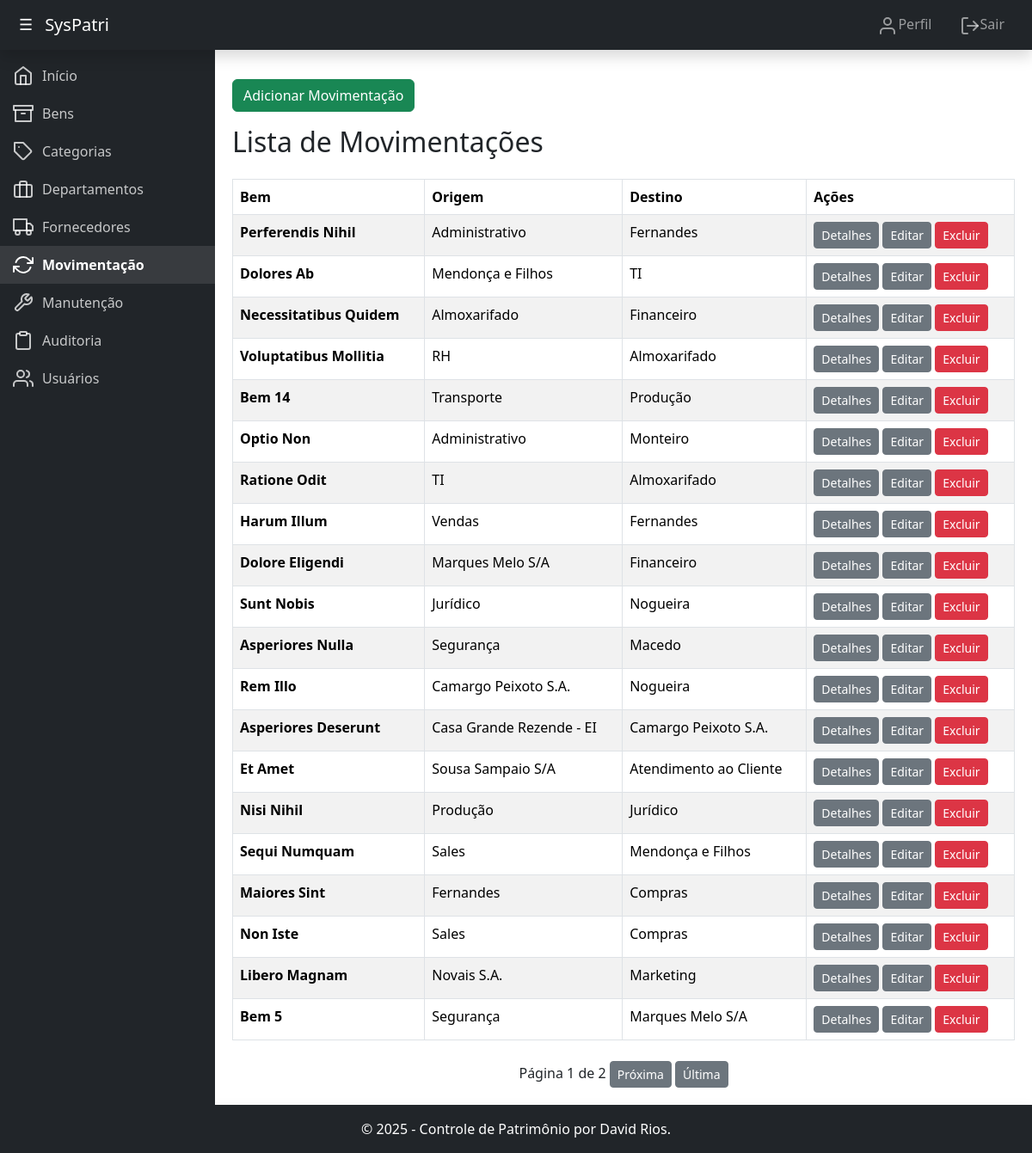
/controle/movimentacoes/ (signed in), run on the app's committed database.
### controle/models.py (models this page shows, shortened)
class Movimentacao(models.Model):
    bem = models.ForeignKey(Bem, on_delete=models.CASCADE, verbose_name="Bem")
    departamento_origem = models.ForeignKey(Departamento, on_delete=models.CASCADE, related_name="movimentacoes_origem", verbose_name="Departamento de Origem")
    departamento_destino = models.ForeignKey(Departamento, on_delete=models.CASCADE, related_name="movimentacoes_destino", verbose_name="Departamento de Destino")
    data_movimentacao = models.DateTimeField(auto_now_add=True, verbose_name="Data da Movimentação")
    responsavel = models.ForeignKey(Usuario, on_delete=models.SET_NULL, null=True, verbose_name="Responsável")
    observacao = models.TextField(blank=True, null=True, verbose_name="Observação")
    class Meta:
        verbose_name = "Movimentação"
        verbose_name_plural = "Movimentações"

### patrimonio/models.py (models this page shows, shortened)
class Bem(models.Model):
    nome = models.CharField(max_length=100, verbose_name="Nome")
    descricao = models.TextField(blank=True, null=True, verbose_name="Descrição")
    categoria = models.ForeignKey(Categoria, on_delete=models.SET_NULL, null=True, verbose_name="Categoria")
    departamento = models.ForeignKey(Departamento, on_delete=models.SET_NULL, null=True, verbose_name="Departamento")
    fornecedor = models.ForeignKey(Fornecedor, on_delete=models.SET_NULL, null=True, verbose_name="Fornecedor")
    data_aquisicao = models.DateField(verbose_name="Data de Aquisição")
    valor = models.DecimalField(max_digits=10, decimal_places=2, verbose_name="Valor")
    rfid = models.CharField(max_length=50, unique=True, verbose_name="RFID")
    status = models.CharField(max_length=20, choices=[('ativo', 'Ativo'), ('inativo', 'Inativo')], default='ativo', verbose_name="Status")
    class Meta:
        verbose_name = "Bem"
        verbose_name_plural = "Bens"

class Departamento(models.Model):
    nome = models.CharField(max_length=100, verbose_name="Nome")
    responsavel = models.CharField(max_length=100, verbose_name="Responsável")
    telefone = models.CharField(max_length=20, blank=True, null=True, verbose_name="Telefone")
    class Meta:
        verbose_name = "Departamento"
        verbose_name_plural = "Departamentos"

### controle/views.py (the view)
# urls.py: path('movimentacoes/', views.listar_movimentacoes, name='listar_movimentacoes'),
@login_required
def listar_movimentacoes(request):
    movimentacoes = Movimentacao.objects.all().order_by('-data_movimentacao')
    paginator = Paginator(movimentacoes, 20)  # Exibe 20 movimentações por página
    page_number = request.GET.get('page')  # Obtém o número da página atual
    page_obj = paginator.get_page(page_number)  # Obtém as movimentações para a página atual
    return render(request, 'listar_movimentacoes.html', {'page_obj': page_obj})

### controle/templates/listar_movimentacoes.html (shortened to what this page needs)
{% extends 'base.html' %}
{% block content %}
    <a class="btn btn-success" href="{% url 'adicionar_movimentacao' %}">Adicionar Movimentação</a>
    <h2 class="mb-4">Lista de Movimentações</h2>
    <table class="table table-striped table-bordered">
        <thead>
            <tr>
                <th>Bem</th>
                <th>Origem</th>
                <th>Destino</th>
                <th>Ações</th>
            </tr>
        </thead>
        <tbody>
            {% for movimentacao in page_obj %}
                <tr>
                    <td><strong>{{ movimentacao.bem.nome }}</strong></td>
                    <td>{{ movimentacao.departamento_origem.nome }}</td>
                    <td>{{ movimentacao.departamento_destino.nome }}</td>
                    <td>
                        <a class="btn btn-secondary btn-sm" href="{% url 'detalhes_movimentacao' movimentacao.pk %}">Detalhes</a>
                        <a class="btn btn-secondary btn-sm" href="{% url 'atualizar_movimentacao' movimentacao.pk %}">Editar</a>
                        <a class="btn btn-danger btn-sm" href="{% url 'excluir_movimentacao' movimentacao.pk %}" onclick="return confirm('Tem certeza que deseja excluir esta movimentação?');">Excluir</a>
                    </td>
                </tr>
            {% endfor %}
        </tbody>
    </table>
    <div class="pagination align-items-center mt-4 d-flex justify-content-center">
        <span class="step-links text-center">
            <span>Página {{ page_obj.number }} de {{ page_obj.paginator.num_pages }}</span>
            {% if page_obj.has_next %}
                <a class="btn btn-secondary btn-sm" href="?page={{ page_obj.next_page_number }}">Próxima</a>
                <a class="btn btn-secondary btn-sm" href="?page={{ page_obj.paginator.num_pages }}">Última</a>
            {% endif %}
        </span>
    </div>
{% endblock %}

### data on the page
Movimentacao: bem.nome "Perferendis Nihil", departamento_origem.nome "Administrativo", departamento_destino.nome "Fernandes"
Movimentacao: bem.nome "Dolores Ab", departamento_origem.nome "Mendonça e Filhos", departamento_destino.nome "TI"
Movimentacao: bem.nome "Necessitatibus Quidem", departamento_origem.nome "Almoxarifado", departamento_destino.nome "Financeiro"
Movimentacao: bem.nome "Voluptatibus Mollitia", departamento_origem.nome "RH", departamento_destino.nome "Almoxarifado"
Movimentacao: bem.nome "Bem 14", departamento_origem.nome "Transporte", departamento_destino.nome "Produção"
Movimentacao: bem.nome "Optio Non", departamento_origem.nome "Administrativo", departamento_destino.nome "Monteiro"
Movimentacao: bem.nome "Ratione Odit", departamento_origem.nome "TI", departamento_destino.nome "Almoxarifado"
Movimentacao: bem.nome "Harum Illum", departamento_origem.nome "Vendas", departamento_destino.nome "Fernandes"
Movimentacao: bem.nome "Dolore Eligendi", departamento_origem.nome "Marques Melo S/A", departamento_destino.nome "Financeiro"
Movimentacao: bem.nome "Sunt Nobis", departamento_origem.nome "Jurídico", departamento_destino.nome "Nogueira"
Movimentacao: bem.nome "Asperiores Nulla", departamento_origem.nome "Segurança", departamento_destino.nome "Macedo"
Movimentacao: bem.nome "Rem Illo", departamento_origem.nome "Camargo Peixoto S.A.", departamento_destino.nome "Nogueira"
Movimentacao: bem.nome "Asperiores Deserunt", departamento_origem.nome "Casa Grande Rezende - EI", departamento_destino.nome "Camargo Peixoto S.A."
Movimentacao: bem.nome "Et Amet", departamento_origem.nome "Sousa Sampaio S/A", departamento_destino.nome "Atendimento ao Cliente"
Movimentacao: bem.nome "Nisi Nihil", departamento_origem.nome "Produção", departamento_destino.nome "Jurídico"
Movimentacao: bem.nome "Sequi Numquam", departamento_origem.nome "Sales", departamento_destino.nome "Mendonça e Filhos"
Movimentacao: bem.nome "Maiores Sint", departamento_origem.nome "Fernandes", departamento_destino.nome "Compras"
Movimentacao: bem.nome "Non Iste", departamento_origem.nome "Sales", departamento_destino.nome "Compras"
Movimentacao: bem.nome "Libero Magnam", departamento_origem.nome "Novais S.A.", departamento_destino.nome "Marketing"
Movimentacao: bem.nome "Bem 5", departamento_origem.nome "Segurança", departamento_destino.nome "Marques Melo S/A"

### other printed values
{{ page_obj.number }} "1"
{{ page_obj.paginator.num_pages }} "2"
